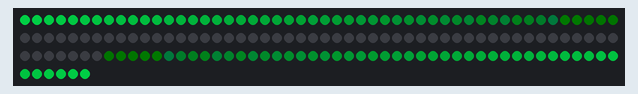
Recording of a sketch running on a simulated Arduino Uno, built with avr-gcc and run on an emulated ATmega328P. On the bench: 156 RGB LEDs in strip order, left to right, continuing on the next row. Dim RGB values are drawn brighter than linear.

Above: at 0.01 s.
At 0.72 s:
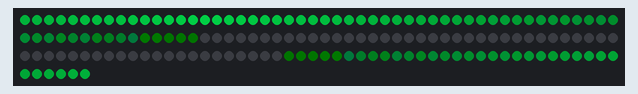
At 1.58 s:
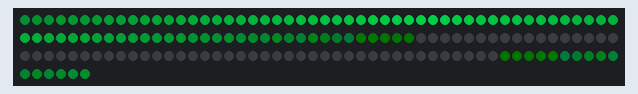
At 3.29 s:
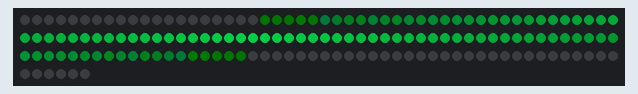
At 5.01 s:
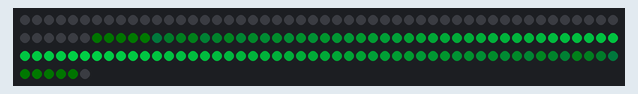
At 6.72 s:
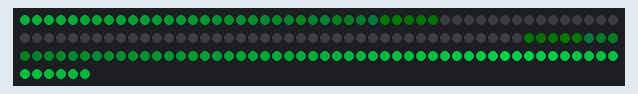

The sketch:

Wrapping-Color-Fade-on-Strip-FastLED.ino
```cpp
#include "FastLED.h"
FASTLED_USING_NAMESPACE

// Instead of a main pixel runner (my term for a pixel that runs down a strip) with a fading tail, the
// runner has a fade up to the 'main' pixel followed by a fade down.
// This animation will wrap around the strip so if the strip is circular, the runner appears to never stop.
// EX: [0,0,1,2,3,4(main runner),3,2,1,0,0,0,0]

#define DATA_PIN      17
#define NUM_LEDS      156
#define LED_TYPE      WS2812
#define COLOR_ORDER   GRB
CRGB leds[NUM_LEDS];

int delayval = 40; // Speed of Runner
int fadeVal = 4; // This should be (brightestValue / numPixelFace) and should be a whole number.
int numPixelFade = 50; // The fade on either side of the 'main' pixel
int pixelHue = 120;
int brightestValue = 200;

void setup() {
   FastLED.addLeds<LED_TYPE,DATA_PIN,COLOR_ORDER>(leds, NUM_LEDS);
}

void loop() {
  for(int i=0;i<NUM_LEDS;i++){
    FastLED.clear();

    // Sets the main pixel
    leds[i] = CHSV(pixelHue,255, brightestValue);

    // Once the main pixel is set, Loop through the left/right fade, starting with the furthest
    for(int p = numPixelFade; p > 0; p--) {
      // Find the furthest left/right array index of your fade
      int left = i - p;
      int right = i + p;

      // Handle Left
      //  If the left most fade index of the fade does not fall outside of the array:
      if(left >= 0) {
        leds[i-p] = CHSV(pixelHue,255, brightestValue - (fadeVal*p));
      }
      else if(left < 0) { // if the fade needs to wrap from the left to the end of the array:
        leds[NUM_LEDS + left] = CHSV(pixelHue,255, brightestValue - (fadeVal*p));
      }

      // Handle Right
      //  If the right most index of the fade does not fall outside of the array:
      if (right < NUM_LEDS) {
        leds[i + p] = CHSV(pixelHue,255, brightestValue - (fadeVal*p));
      }
      // Else if the right-most fade index extends past the led strip length and needs to wrap to the beginning:
       else if(right >= NUM_LEDS) {
        leds[right - NUM_LEDS] = CHSV(pixelHue,255, brightestValue - (fadeVal*p));
      }
    }

    FastLED.show();
    delay(delayval);
  }
}
```

Measured:
- by itself, everything shown: repeats every 7.4 s, in 156 steps
